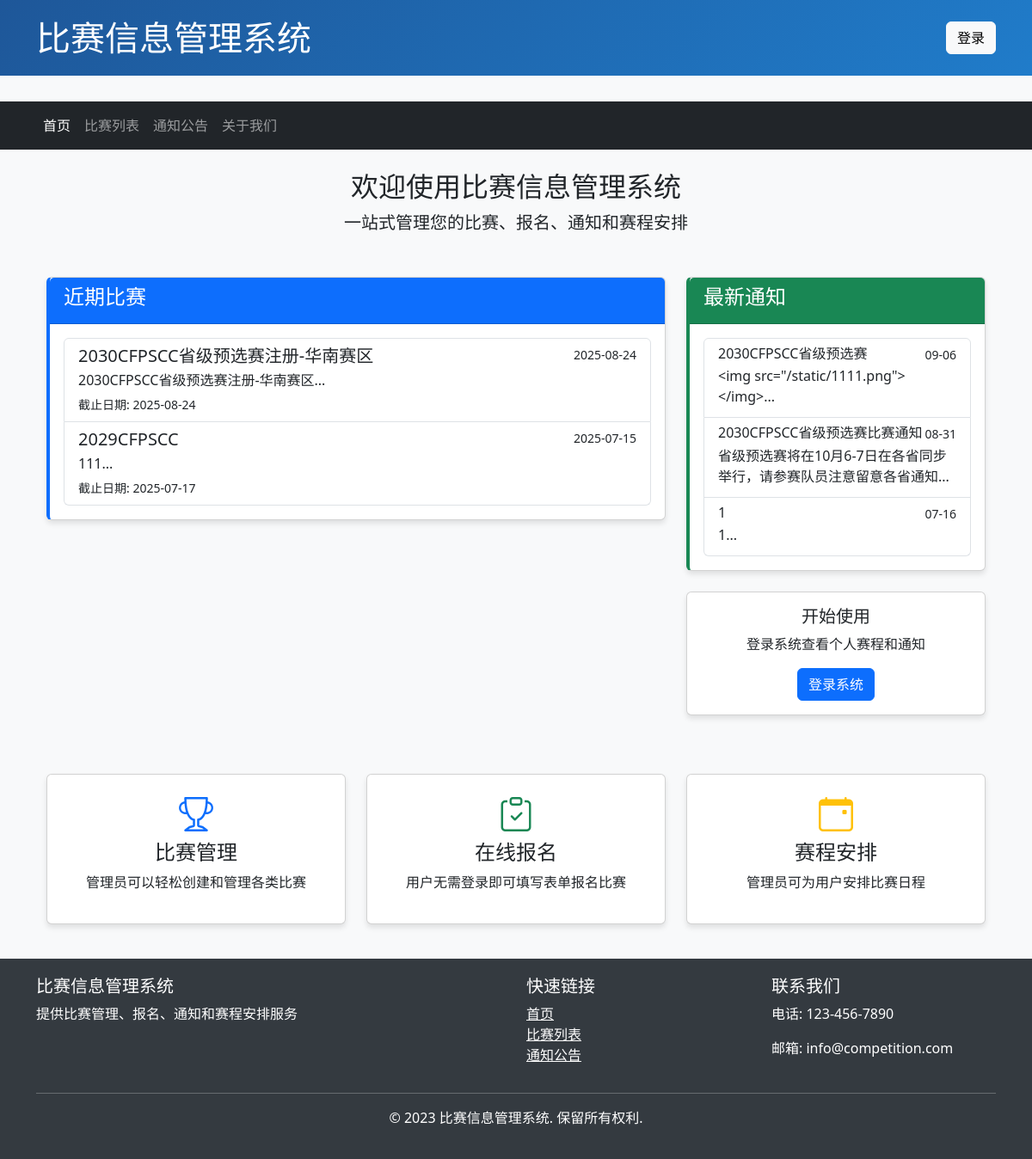
The page / on the database its author committed.
### main.py (models this page shows, shortened)
class Competition(db.Model):
    id = db.Column(db.Integer, primary_key=True)
    title = db.Column(db.String(200), nullable=False)
    description = db.Column(db.Text, nullable=False)
    start_date = db.Column(db.DateTime, nullable=False)
    end_date = db.Column(db.DateTime, nullable=False)
    form_fields = db.Column(db.Text, nullable=False)  # JSON格式的表单字段
    registrations = db.relationship('Registration', backref='competition', lazy=True)

class Notice(db.Model):
    id = db.Column(db.Integer, primary_key=True)
    title = db.Column(db.String(200), nullable=False)
    content = db.Column(db.Text, nullable=False)
    publish_date = db.Column(db.DateTime, default=datetime.utcnow)
    is_public = db.Column(db.Boolean, default=True)
    user_id = db.Column(db.Integer, db.ForeignKey('user.id'), nullable=True)  # 针对特定用户的通知

### main.py (the view)
@app.route('/')
def home():
    competitions = Competition.query.order_by(Competition.start_date.desc()).all()
    public_notices = Notice.query.filter_by(is_public=True).order_by(Notice.publish_date.desc()).limit(5).all()
    return render_template('index.html', competitions=competitions, public_notices=public_notices)

### templates/index.html
{% extends "base.html" %}
{% block content %}
<div class="container">
    <div class="text-center mb-5">
        <h2>欢迎使用比赛信息管理系统</h2>
        <p class="lead">一站式管理您的比赛、报名、通知和赛程安排</p>
    </div>
    <div class="row">
        <div class="col-md-8">
            <div class="card competition-card">
                <div class="card-header bg-primary text-white">
                    <h4 id="competitions">近期比赛</h4>
                </div>
                <div class="card-body">
                    {% if competitions %}
                    <div class="list-group">
                        {% for comp in competitions %}
                        <a href="{{ url_for('competition_detail', id=comp.id) }}"
                           class="list-group-item list-group-item-action">
                            <div class="d-flex w-100 justify-content-between">
                                <h5 class="mb-1">{{ comp.title }}</h5>
                                <small>{{ comp.start_date.strftime('%Y-%m-%d') }}</small>
                            </div>
                            <p class="mb-1">{{ comp.description[:100] }}...</p>
                            <small>截止日期: {{ comp.end_date.strftime('%Y-%m-%d') }}</small>
                        </a>
                        {% endfor %}
                    </div>
                    {% else %}
                    <div class="alert alert-info">
                        当前没有比赛
                    </div>
                    {% endif %}
                </div>
            </div>
        </div>
        <div class="col-md-4">
            <div class="card notice-card">
                <div class="card-header bg-success text-white">
                    <h4 id="notices">最新通知</h4>
                </div>
                <div class="card-body">
                    {% if public_notices %}
                    <div class="list-group">
                        {% for notice in public_notices %}
                        <a href="#" class="list-group-item list-group-item-action">
                            <div class="d-flex w-100 justify-content-between">
                                <h6 class="mb-1">{{ notice.title }}</h6>
                                <small>{{ notice.publish_date.strftime('%m-%d') }}</small>
                            </div>
                            <p class="mb-1">{{ notice.content[:50] }}...</p>
                        </a>
                        {% endfor %}
                    </div>
                    {% else %}
                    <div class="alert alert-info">
                        当前没有通知
                    </div>
                    {% endif %}
                </div>
            </div>
            <div class="card mt-4">
                <div class="card-body text-center">
                    <h5 class="card-title">开始使用</h5>
                    <p class="card-text">登录系统查看个人赛程和通知</p>
                    <a href="{{ url_for('login') }}" class="btn btn-primary">登录系统</a>
                </div>
            </div>
        </div>
    </div>
    <div class="row mt-5">
        <div class="col-md-4">
            <div class="card h-100">
                <div class="card-body text-center">
                    <i class="bi bi-trophy fs-1 text-primary mb-3"></i>
                    <h4 class="card-title">比赛管理</h4>
                    <p class="card-text">管理员可以轻松创建和管理各类比赛</p>
                </div>
            </div>
        </div>
        <div class="col-md-4">
            <div class="card h-100">
                <div class="card-body text-center">
                    <i class="bi bi-clipboard-check fs-1 text-success mb-3"></i>
                    <h4 class="card-title">在线报名</h4>
                    <p class="card-text">用户无需登录即可填写表单报名比赛</p>
                </div>
            </div>
        </div>
        <div class="col-md-4">
            <div class="card h-100">
                <div class="card-body text-center">
                    <i class="bi bi-calendar-event fs-1 text-warning mb-3"></i>
                    <h4 class="card-title">赛程安排</h4>
                    <p class="card-text">管理员可为用户安排比赛日程</p>
                </div>
            </div>
        </div>
    </div>
</div>
{% endblock %}

### templates/base.html (shortened to what this page needs)
<!DOCTYPE html>
<html lang="zh-CN">
<head>
    <link href="https://cdn.jsdelivr.net/npm/bootstrap@5.3.0/dist/css/bootstrap.min.css" rel="stylesheet">
    <link rel="stylesheet" href="https://cdn.jsdelivr.net/npm/bootstrap-icons@1.10.0/font/bootstrap-icons.css">
</head>
<body>
    <header class="header">
        <div class="container">
            <div class="d-flex justify-content-between align-items-center">
                <h1 class="mb-0">比赛信息管理系统</h1>
                <div>
                    {% if session.username %}
                        <span>欢迎, {{ session.username }}</span>
                        <a href="{{ url_for('dashboard') }}" class="btn btn-light ms-3">控制台</a>
                        <a href="{{ url_for('logout') }}" class="btn btn-outline-light ms-2">退出</a>
                        {% if session.is_admin %}
                            <a href="{{ url_for('admin_dashboard') }}" class="btn btn-warning ms-2">管理后台</a>
                        {% endif %}
                    {% else %}
                        <a href="{{ url_for('login') }}" class="btn btn-light">登录</a>
                    {% endif %}
                </div>
            </div>
        </div>
    </header>
    <nav class="navbar navbar-expand-lg navbar-dark bg-dark mb-4">
        <div class="container">
            <ul class="navbar-nav me-auto">
                <li class="nav-item">
                    <a class="nav-link active" href="{{ url_for('home') }}">首页</a>
                </li>
                <li class="nav-item">
                    <a class="nav-link" href="#competitions">比赛列表</a>
                </li>
                <li class="nav-item">
                    <a class="nav-link" href="#notices">通知公告</a>
                </li>
                <li class="nav-item">
                    <a class="nav-link" href="#about">关于我们</a>
                </li>
            </ul>
        </div>
    </nav>
    <main class="container">
        {% block content %}{% endblock %}
    </main>
    <footer class="footer" id="about">
        <div class="container">
            <div class="row">
                <div class="col-md-6">
                    <h5>比赛信息管理系统</h5>
                    <p>提供比赛管理、报名、通知和赛程安排服务</p>
                </div>
                <div class="col-md-3">
                    <h5>快速链接</h5>
                    <ul class="list-unstyled">
                        <li><a href="{{ url_for('home') }}" class="text-white">首页</a></li>
                        <li><a href="#competitions" class="text-white">比赛列表</a></li>
                        <li><a href="#notices" class="text-white">通知公告</a></li>
                    </ul>
                </div>
                <div class="col-md-3">
                    <h5>联系我们</h5>
                    <p>电话: 123-456-7890</p>
                    <p>邮箱: info@competition.com</p>
                </div>
            </div>
            <hr class="bg-light">
            <div class="text-center">
                <p>&copy; 2023 比赛信息管理系统. 保留所有权利.</p>
            </div>
        </div>
    </footer>
</body>
</html>

### templates/base.html (style rules this page uses)
body { background-color: #f8f9fa; }
.header { background: linear-gradient(135deg, #1e5799, #207cca); color: white; padding: 20px 0; margin-bottom: 30px; }
.card { box-shadow: 0 4px 6px rgba(0,0,0,0.1); transition: transform 0.2s; margin-bottom: 20px; }
.footer { background-color: #343a40; color: white; padding: 20px 0; margin-top: 40px; }
.competition-card { border-left: 4px solid #0d6efd; }
.notice-card { border-left: 4px solid #198754; }

### rows shown on the page
Competition: title "2030CFPSCC省级预选赛注册-华南赛区", start_date "2025-08-24", description "2030CFPSCC省级预选赛注册-华南赛区", end_date "2025-08-24"
Competition: title "2029CFPSCC", start_date "2025-07-15", description "111", end_date "2025-07-17"
Notice: title "2030CFPSCC省级预选赛", publish_date "09-06", content "<img src=\"/static/1111.png\"></img>"
Notice: title "2030CFPSCC省级预选赛比赛通知", publish_date "08-31", content "省级预选赛将在10月6-7日在各省同步举行，请参赛队员注意留意各省通知"
Notice: title "1", publish_date "07-16", content "1"
